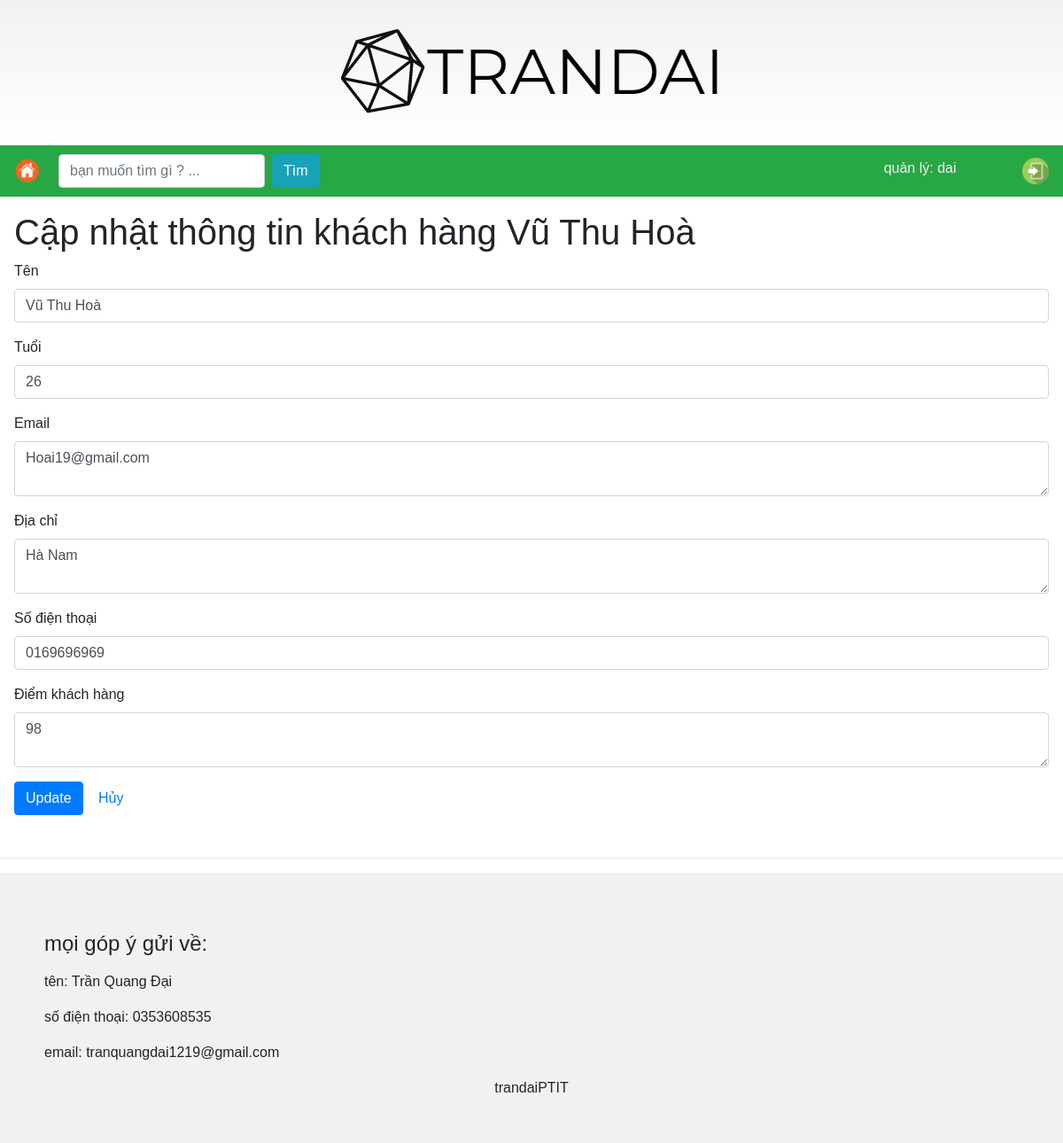
The app's page /admin.php?page=edit&id=30 (signed in) with its own data.
### tables this page shows
CREATE TABLE `customer` (
  `id` int(11) NOT NULL,
  `name` varchar(255) DEFAULT NULL,
  `age` int(11) DEFAULT NULL,
  `address` varchar(255) DEFAULT NULL,
  `email` varchar(255) DEFAULT NULL,
  `phoneNumber` varchar(255) DEFAULT NULL,
  `score` int(11) DEFAULT NULL
);

### model/DBConnection.php (called while the page is built, shortened)
<?php
class DBConnection
{
    public $dsn;
    public $user;
    public $password;
    public function __construct($dsn, $user, $password)
    {
        $this->dsn = $dsn;
        $this->password = $password;
        $this->user = $user;
    }
    public function connect()
    {
        return new PDO($this->dsn, $this->user, $this->password);
    }
}

### model/CustomerDB.php (called while the page is built, shortened)
<?php
class CustomerDB
{
    public $connection;
    public function __construct($connection)
    {
        $this->connection = $connection;
    }
    public function get($id){
        $sql = "SELECT * FROM customer WHERE id = ?";
        $statement = $this->connection->prepare($sql);
        $statement->bindParam(1, $id);
        $statement->execute();
        $row = $statement->fetch();
        $customer = new Customer($row['name'], $row['age'], $row['email'], $row['address'], $row['phoneNumber'], $row['score']);
        $customer->id = $row['id'];
        return $customer;
    }
}

### model/Customer.php (called while the page is built, shortened)
<?php
class Customer
{
    public function __construct($name,$age, $email, $address, $phoneNumber, $score)
    {
        $this->name = $name;
        $this->age = $age;
        $this->email = $email;
        $this->address = $address;
        $this->phoneNumber = $phoneNumber;
        $this->score = $score;
    }
}

### view/edit.php (the view, shortened to what this page needs)
<h1>Cập nhật thông tin khách hàng <?php echo $customer->name; ?></h1>
<form method="post" action="./admin.php?page=edit">
    <div class="form-group">
        <label>Tên</label>
        <input type="text" name="name"  class="form-control" value="<?php echo $customer->name; ?>"/>
    </div>
    <div class="form-group">
        <label>Tuổi</label>
        <input type="text" name="age" class="form-control" value="<?php echo $customer->age; ?>"/>
    </div>
    <div class="form-group">
        <label>Email</label>
        <textarea name="email" class="form-control"><?php echo $customer->email; ?></textarea>
    </div>
    <div class="form-group">
        <label>Địa chỉ</label>
        <textarea name="address" class="form-control"><?php echo $customer->address; ?></textarea>
    </div>
    <div class="form-group">
        <label>Số điện thoại</label>
        <input type="text" name="phoneNumber" class="form-control" value="<?php echo $customer->phoneNumber; ?>"/>
    </div>
    <div class="form-group">
        <label>Điểm khách hàng</label>
        <textarea name="score" class="form-control"><?php echo $customer->score; ?></textarea>
    </div>
    <div class="form-group">
        <input type="submit" value="Update" class="btn btn-primary"/>
        <a href="admin.php" class="btn btn-default">Hủy</a>
    </div>
</form>

### admin.php (style rules this page uses)
body { margin: 0; font-family: Arial, Helvetica, sans-serif; }

### records on screen
customer: name "Vũ Thu Hoà", age "26", email "Hoai19@gmail.com", address "Hà Nam", phoneNumber "0169696969", score "98"

### other values on screen
$_SESSION["username"] "dai"
